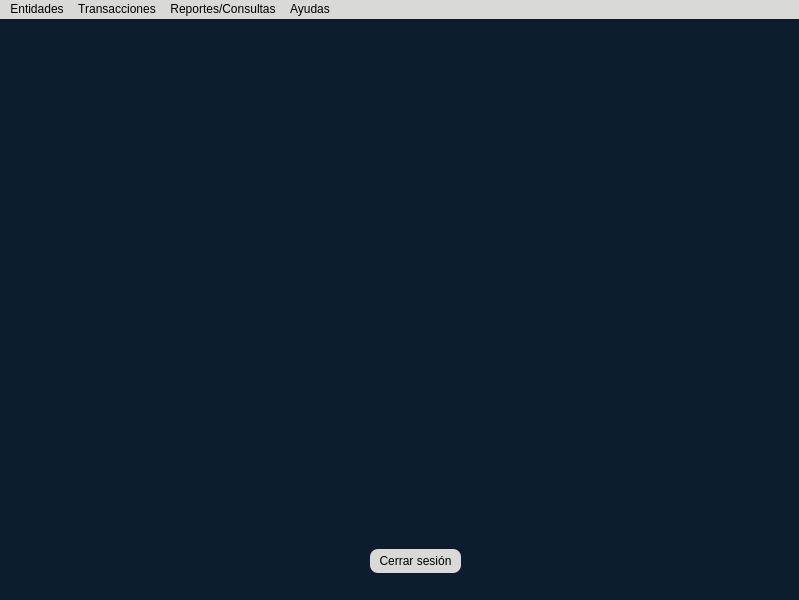
<?xml version="1.0" encoding="UTF-8"?>
<ui version="4.0">
 <class>MainWindow</class>
 <widget class="QMainWindow" name="MainWindow">
  <property name="geometry">
   <rect>
    <x>0</x>
    <y>0</y>
    <width>799</width>
    <height>600</height>
   </rect>
  </property>
  <property name="windowTitle">
   <string>MainWindow</string>
  </property>
  <property name="styleSheet">
   <string notr="true">background-color: rgb(14, 29, 45);</string>
  </property>
  <widget class="QWidget" name="centralwidget">
   <widget class="QPushButton" name="btnCerrarSesion">
    <property name="geometry">
     <rect>
      <x>370</x>
      <y>530</y>
      <width>91</width>
      <height>24</height>
     </rect>
    </property>
    <property name="styleSheet">
     <string notr="true">background-color: rgb(217, 217, 216);
border-radius: 8px;</string>
    </property>
    <property name="text">
     <string>Cerrar sesión</string>
    </property>
   </widget>
   <widget class="QLabel" name="perdope">
    <property name="geometry">
     <rect>
      <x>260</x>
      <y>160</y>
      <width>301</width>
      <height>221</height>
     </rect>
    </property>
    <property name="text">
     <string/>
    </property>
    <property name="pixmap">
     <pixmap>../resource/logo.png</pixmap>
    </property>
    <property name="scaledContents">
     <bool>true</bool>
    </property>
   </widget>
  </widget>
  <widget class="QMenuBar" name="menubar">
   <property name="geometry">
    <rect>
     <x>0</x>
     <y>0</y>
     <width>799</width>
     <height>22</height>
    </rect>
   </property>
   <property name="styleSheet">
    <string notr="true">background-color: rgb(217, 217, 216);</string>
   </property>
   <widget class="QMenu" name="menuEntidades">
    <property name="title">
     <string>Entidades</string>
    </property>
    <addaction name="btnAbrirVentanaSucursal"/>
    <addaction name="btnAbrirVentanaEmpleado"/>
    <addaction name="btnAbrirVentanaDepartamento"/>
    <addaction name="btnAbrirVentanaMunicipio"/>
    <addaction name="btnAbrirVentanaCargo"/>
    <addaction name="btnAbrirVentanaProfesion"/>
    <addaction name="btnAbrirVentanaTipoMunicipio"/>
   </widget>
   <widget class="QMenu" name="menuTransacciones">
    <property name="title">
     <string>Transacciones</string>
    </property>
    <addaction name="btnAbrirVentanaContrato_2"/>
   </widget>
   <widget class="QMenu" name="menuReportes_Consultas">
    <property name="title">
     <string>Reportes/Consultas</string>
    </property>
    <addaction name="btnAbrirbtnAbrirVentanaListaDeSucursales"/>
    <addaction name="btnAbrirbtnAbrirInformes"/>
    <addaction name="btnAbrirConsultas"/>
   </widget>
   <widget class="QMenu" name="menuAyudas">
    <property name="title">
     <string>Ayudas</string>
    </property>
    <addaction name="btnAbrirAyudaApp"/>
    <addaction name="btnAbrirAcercaDe"/>
   </widget>
   <addaction name="menuEntidades"/>
   <addaction name="menuTransacciones"/>
   <addaction name="menuReportes_Consultas"/>
   <addaction name="menuAyudas"/>
  </widget>
  <widget class="QStatusBar" name="statusbar"/>
  <action name="btnAbrirVentanaSucursal">
   <property name="text">
    <string>Sucursal</string>
   </property>
  </action>
  <action name="btnAbrirVentanaEmpleado">
   <property name="text">
    <string>Empleado</string>
   </property>
  </action>
  <action name="btnAbrirVentanaDepartamento">
   <property name="text">
    <string>Departamento</string>
   </property>
  </action>
  <action name="btnAbrirVentanaMunicipio">
   <property name="text">
    <string>Municipio</string>
   </property>
  </action>
  <action name="btnAbrirVentanaCargo">
   <property name="text">
    <string>Cargo</string>
   </property>
  </action>
  <action name="btnAbrirVentanaContrato">
   <property name="text">
    <string>Contrato</string>
   </property>
  </action>
  <action name="btnAbrirVentanaProfesion">
   <property name="text">
    <string>Profesion</string>
   </property>
  </action>
  <action name="btnAbrirVentanaFuncion">
   <property name="text">
    <string>Funcion</string>
   </property>
  </action>
  <action name="btnAbrirVentanaContrato_2">
   <property name="text">
    <string>Contratos</string>
   </property>
  </action>
  <action name="btnAbrirbtnAbrirVentanaListaDeSucursales">
   <property name="text">
    <string>Listar sucursales</string>
   </property>
  </action>
  <action name="btnAbrirbtnAbrirInformes">
   <property name="text">
    <string>Informes</string>
   </property>
  </action>
  <action name="btnAbrirUsuarios">
   <property name="text">
    <string>Usuarios</string>
   </property>
  </action>
  <action name="btnAbrirBitacoras">
   <property name="text">
    <string>Bitácora de usuarios</string>
   </property>
  </action>
  <action name="actionCalculadora">
   <property name="text">
    <string>Calculadora</string>
   </property>
  </action>
  <action name="actionFecha_y_Hora_Actual">
   <property name="text">
    <string>Fecha y Hora Actual</string>
   </property>
  </action>
  <action name="btnAbrirAyudaApp">
   <property name="text">
    <string>Ayuda de la aplicación</string>
   </property>
  </action>
  <action name="btnAbrirAcercaDe">
   <property name="text">
    <string>Acerca de ...</string>
   </property>
  </action>
  <action name="btnAbrirVentanaTipoMunicipio">
   <property name="text">
    <string>Tipo Municipio</string>
   </property>
  </action>
  <action name="btnAbrirConsultas">
   <property name="text">
    <string>consultas</string>
   </property>
  </action>
 </widget>
 <resources/>
 <connections/>
</ui>
